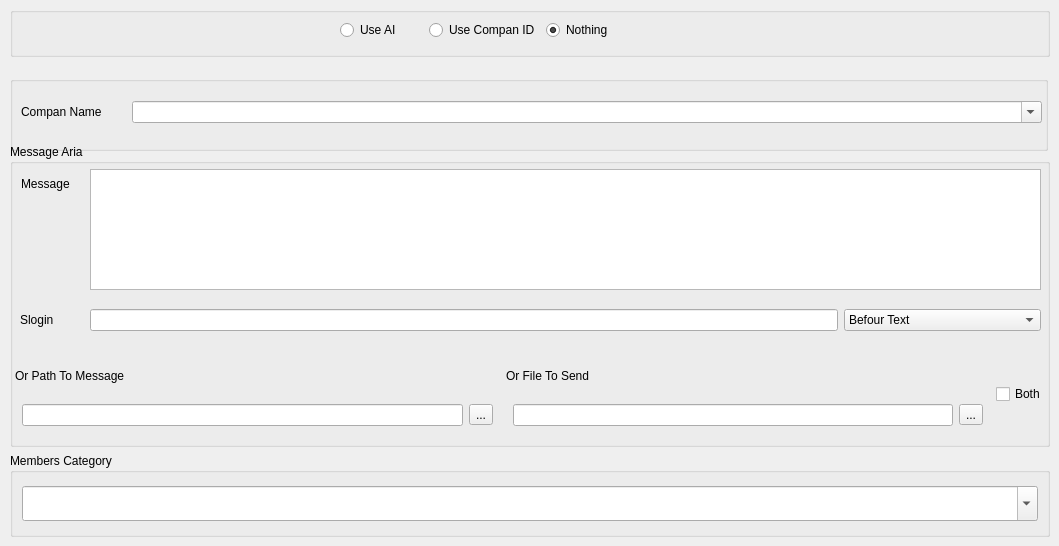
   <widget class="QWidget" name="tab_fb_1">
    <attribute name="title">
     <string>Send To Members</string>
    </attribute>
    <widget class="QWidget" name="layoutWidget">
     <property name="geometry">
      <rect>
       <x>10</x>
       <y>7</y>
       <width>1040</width>
       <height>530</height>
      </rect>
     </property>
     <layout class="QVBoxLayout" name="verticalLayout_21">
      <item>
       <widget class="QGroupBox" name="groupBox_2">
        <property name="minimumSize">
         <size>
          <width>0</width>
          <height>50</height>
         </size>
        </property>
        <property name="maximumSize">
         <size>
          <width>16777215</width>
          <height>50</height>
         </size>
        </property>
        <property name="title">
         <string/>
        </property>
        <widget class="QWidget" name="layoutWidget">
         <property name="geometry">
          <rect>
           <x>330</x>
           <y>10</y>
           <width>289</width>
           <height>26</height>
          </rect>
         </property>
         <layout class="QHBoxLayout" name="horizontalLayout_6">
          <item>
           <widget class="QRadioButton" name="useFPAI_1">
            <property name="text">
             <string>Use AI</string>
            </property>
           </widget>
          </item>
          <item>
           <widget class="QRadioButton" name="useCompan_1">
            <property name="text">
             <string>Use Compan ID</string>
            </property>
           </widget>
          </item>
          <item>
           <widget class="QRadioButton" name="useFP_Nothing_1">
            <property name="text">
             <string>Nothing</string>
            </property>
            <property name="checked">
             <bool>true</bool>
            </property>
           </widget>
          </item>
         </layout>
        </widget>
       </widget>
      </item>
      <item>
       <widget class="QGroupBox" name="gSlogin">
        <property name="sizePolicy">
         <sizepolicy hsizetype="Expanding" vsizetype="Preferred">
          <horstretch>0</horstretch>
          <verstretch>0</verstretch>
         </sizepolicy>
        </property>
        <property name="minimumSize">
         <size>
          <width>1038</width>
          <height>75</height>
         </size>
        </property>
        <property name="maximumSize">
         <size>
          <width>1038</width>
          <height>48</height>
         </size>
        </property>
        <property name="title">
         <string/>
        </property>
        <property name="flat">
         <bool>true</bool>
        </property>
        <widget class="QWidget" name="layoutWidget">
         <property name="geometry">
          <rect>
           <x>11</x>
           <y>10</y>
           <width>1021</width>
           <height>52</height>
          </rect>
         </property>
         <layout class="QHBoxLayout" name="horizontalLayout">
          <item>
           <widget class="QLabel" name="label_23">
            <property name="minimumSize">
             <size>
              <width>42</width>
              <height>0</height>
             </size>
            </property>
            <property name="maximumSize">
             <size>
              <width>105</width>
              <height>16777215</height>
             </size>
            </property>
            <property name="text">
             <string>Compan Name</string>
            </property>
           </widget>
          </item>
          <item>
           <widget class="QComboBox" name="txtCompName1">
            <property name="editable">
             <bool>true</bool>
            </property>
           </widget>
          </item>
         </layout>
        </widget>
       </widget>
      </item>
      <item>
       <widget class="QGroupBox" name="groupBox_3">
        <property name="sizePolicy">
         <sizepolicy hsizetype="Expanding" vsizetype="Preferred">
          <horstretch>0</horstretch>
          <verstretch>0</verstretch>
         </sizepolicy>
        </property>
        <property name="minimumSize">
         <size>
          <width>0</width>
          <height>303</height>
         </size>
        </property>
        <property name="title">
         <string>Message Aria</string>
        </property>
        <widget class="QTextEdit" name="textEdit_3">
         <property name="geometry">
          <rect>
           <x>80</x>
           <y>25</y>
           <width>951</width>
           <height>121</height>
          </rect>
         </property>
         <property name="minimumSize">
          <size>
           <width>0</width>
           <height>120</height>
          </size>
         </property>
         <property name="maximumSize">
          <size>
           <width>16777215</width>
           <height>126</height>
          </size>
         </property>
         <property name="sizeIncrement">
          <size>
           <width>0</width>
           <height>120</height>
          </size>
         </property>
        </widget>
        <widget class="QLabel" name="label_25">
         <property name="geometry">
          <rect>
           <x>11</x>
           <y>31</y>
           <width>59</width>
           <height>18</height>
          </rect>
         </property>
         <property name="text">
          <string>Message</string>
         </property>
        </widget>
        <widget class="QWidget" name="layoutWidget">
         <property name="geometry">
          <rect>
           <x>5</x>
           <y>210</y>
           <width>1031</width>
           <height>81</height>
          </rect>
         </property>
         <layout class="QHBoxLayout" name="horizontalLayout_2">
          <item>
           <layout class="QVBoxLayout" name="verticalLayout_3">
            <item>
             <widget class="QLabel" name="label_26">
              <property name="minimumSize">
               <size>
                <width>0</width>
                <height>26</height>
               </size>
              </property>
              <property name="maximumSize">
               <size>
                <width>16777215</width>
                <height>26</height>
               </size>
              </property>
              <property name="text">
               <string>Or Path To Message</string>
              </property>
             </widget>
            </item>
            <item>
             <layout class="QHBoxLayout" name="horizontalLayout_3">
              <property name="leftMargin">
               <number>7</number>
              </property>
              <property name="rightMargin">
               <number>7</number>
              </property>
              <item>
               <widget class="QLineEdit" name="lineEdit_14"/>
              </item>
              <item>
               <widget class="QToolButton" name="toolButton_10">
                <property name="text">
                 <string>...</string>
                </property>
               </widget>
              </item>
             </layout>
            </item>
           </layout>
          </item>
          <item>
           <layout class="QVBoxLayout" name="verticalLayout_2">
            <item>
             <widget class="QLabel" name="label_22">
              <property name="minimumSize">
               <size>
                <width>0</width>
                <height>26</height>
               </size>
              </property>
              <property name="maximumSize">
               <size>
                <width>16777215</width>
                <height>26</height>
               </size>
              </property>
              <property name="text">
               <string>Or File To Send</string>
              </property>
             </widget>
            </item>
            <item>
             <layout class="QHBoxLayout" name="horizontalLayout_4">
              <property name="leftMargin">
               <number>7</number>
              </property>
              <property name="rightMargin">
               <number>7</number>
              </property>
              <item>
               <widget class="QLineEdit" name="lineEdit_15"/>
              </item>
              <item>
               <widget class="QToolButton" name="toolButton_11">
                <property name="text">
                 <string>...</string>
                </property>
               </widget>
              </item>
             </layout>
            </item>
           </layout>
          </item>
          <item>
           <widget class="QCheckBox" name="ckBoth1">
            <property name="text">
             <string>Both</string>
            </property>
           </widget>
          </item>
         </layout>
        </widget>
        <widget class="QWidget" name="layoutWidget">
         <property name="geometry">
          <rect>
           <x>10</x>
           <y>150</y>
           <width>1021</width>
           <height>52</height>
          </rect>
         </property>
         <layout class="QHBoxLayout" name="horizontalLayout_36">
          <item>
           <widget class="QLabel" name="label_5">
            <property name="minimumSize">
             <size>
              <width>64</width>
              <height>0</height>
             </size>
            </property>
            <property name="text">
             <string>Slogin</string>
            </property>
           </widget>
          </item>
          <item>
           <widget class="QLineEdit" name="lineEdit_5"/>
          </item>
          <item>
           <widget class="QComboBox" name="comboBox_3">
            <property name="minimumSize">
             <size>
              <width>197</width>
              <height>0</height>
             </size>
            </property>
            <property name="currentIndex">
             <number>0</number>
            </property>
            <item>
             <property name="text">
              <string>Befour Text</string>
             </property>
            </item>
            <item>
             <property name="text">
              <string>After Text</string>
             </property>
            </item>
           </widget>
          </item>
         </layout>
        </widget>
       </widget>
      </item>
      <item>
       <widget class="QGroupBox" name="groupBox_21">
        <property name="title">
         <string>Members Category</string>
        </property>
        <layout class="QVBoxLayout" name="verticalLayout">
         <item>
          <widget class="QComboBox" name="comboBox_7">
           <property name="sizePolicy">
            <sizepolicy hsizetype="Expanding" vsizetype="Fixed">
             <horstretch>0</horstretch>
             <verstretch>0</verstretch>
            </sizepolicy>
           </property>
           <property name="minimumSize">
            <size>
             <width>0</width>
             <height>35</height>
            </size>
           </property>
           <property name="maximumSize">
            <size>
             <width>16777215</width>
             <height>35</height>
            </size>
           </property>
           <property name="editable">
            <bool>true</bool>
           </property>
          </widget>
         </item>
        </layout>
       </widget>
      </item>
     </layout>
    </widget>
   </widget>
